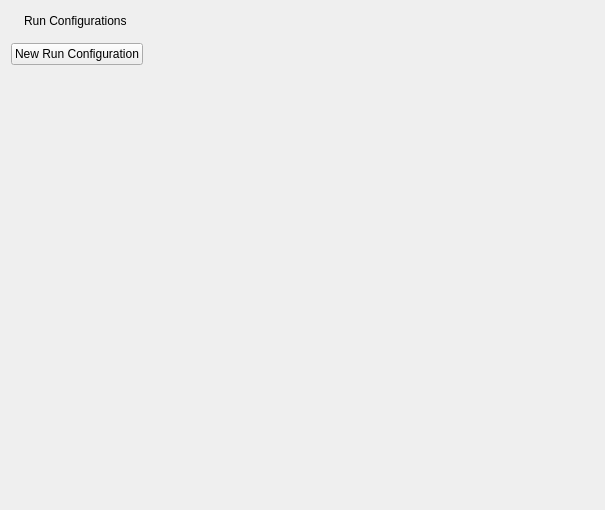
<?xml version="1.0" encoding="UTF-8"?>
<ui version="4.0">
 <class>Run</class>
 <widget class="QWidget" name="Run">
  <property name="geometry">
   <rect>
    <x>0</x>
    <y>0</y>
    <width>605</width>
    <height>510</height>
   </rect>
  </property>
  <property name="windowTitle">
   <string>Form</string>
  </property>
  <layout class="QVBoxLayout" name="verticalLayout">
   <item>
    <layout class="QHBoxLayout" name="horizontalLayout_2">
     <item>
      <widget class="QLabel" name="label">
       <property name="text">
        <string/>
       </property>
       <property name="pixmap">
        <pixmap resource="icons.qrc">:/icons/run.png</pixmap>
       </property>
      </widget>
     </item>
     <item>
      <widget class="QLabel" name="label_2">
       <property name="text">
        <string>Run Configurations</string>
       </property>
      </widget>
     </item>
     <item>
      <spacer name="horizontalSpacer">
       <property name="orientation">
        <enum>Qt::Horizontal</enum>
       </property>
       <property name="sizeHint" stdset="0">
        <size>
         <width>40</width>
         <height>20</height>
        </size>
       </property>
      </spacer>
     </item>
    </layout>
   </item>
   <item>
    <widget class="Developer::RunConfiguration" name="runConfiguration" native="true"/>
   </item>
   <item>
    <layout class="QHBoxLayout" name="horizontalLayout_3">
     <item>
      <widget class="QPushButton" name="pushButton">
       <property name="text">
        <string>New Run Configuration</string>
       </property>
       <property name="icon">
        <iconset resource="icons.qrc">
         <normaloff>:/icons/small_add.png</normaloff>:/icons/small_add.png</iconset>
       </property>
      </widget>
     </item>
     <item>
      <spacer name="horizontalSpacer_2">
       <property name="orientation">
        <enum>Qt::Horizontal</enum>
       </property>
       <property name="sizeHint" stdset="0">
        <size>
         <width>40</width>
         <height>20</height>
        </size>
       </property>
      </spacer>
     </item>
    </layout>
   </item>
   <item>
    <spacer name="verticalSpacer">
     <property name="orientation">
      <enum>Qt::Vertical</enum>
     </property>
     <property name="sizeHint" stdset="0">
      <size>
       <width>20</width>
       <height>401</height>
      </size>
     </property>
    </spacer>
   </item>
  </layout>
 </widget>
 <customwidgets>
  <customwidget>
   <class>Developer::RunConfiguration</class>
   <extends>QWidget</extends>
   <header>runconfiguration.hpp</header>
   <container>1</container>
  </customwidget>
 </customwidgets>
 <resources>
  <include location="icons.qrc"/>
 </resources>
 <connections/>
</ui>
